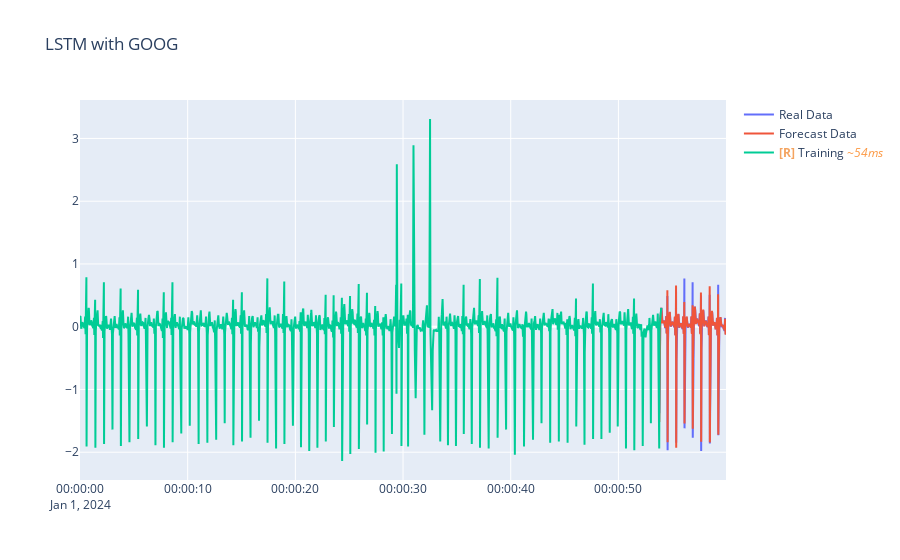

Write notebook code for a chart like this one.
### Code cell
fig = go.Figure()
fig.update_layout(title="LSTM with GOOG")
fig.add_trace(go.Scatter(x=df_test['ds'], y=df_test['y'], mode='lines', name='Real Data'))
fig.add_trace(go.Scatter(x=df_test['ds'], y=out_test.reshape(-1), mode='lines', name='Forecast Data'))
fig.add_trace(go.Scatter(x=df_train['ds'], y=df_train['y'], mode='lines', name='Training'))
fig.show()

### Figure 1 — Plotly figure (JSON) as saved in the notebook; plotly's stock layout.template omitted (floating-point values rounded to 4 significant figures; data arrays with more than 128 entries replaced by an {"elided": "..."} marker saying what was removed)
{"data": [{"mode": "lines", "name": "Real Data", "type": "scatter", "uid": "bb77a947-aab0-4142-a9db-08814d378e40", "x": {"elided": "794 str values"}, "y": {"elided": "794 float values"}}, {"mode": "lines", "name": "Forecast Data", "type": "scatter", "uid": "31a30480-3de3-490a-84f7-f88b68a94df9", "x": {"elided": "794 str values"}, "y": {"elided": "794 float values"}}, {"mode": "lines", "name": "<b style=\"color:sandybrown\">[R]</b> Training <i style=\"color:#fc9944\">~54ms</i>", "type": "scatter", "uid": "37056a8d-4e6c-4177-a2c1-2b17050ee705", "x": {"elided": "1000 str values"}, "y": {"elided": "1000 float values"}}], "layout": {"title": {"text": "LSTM with GOOG"}}}
